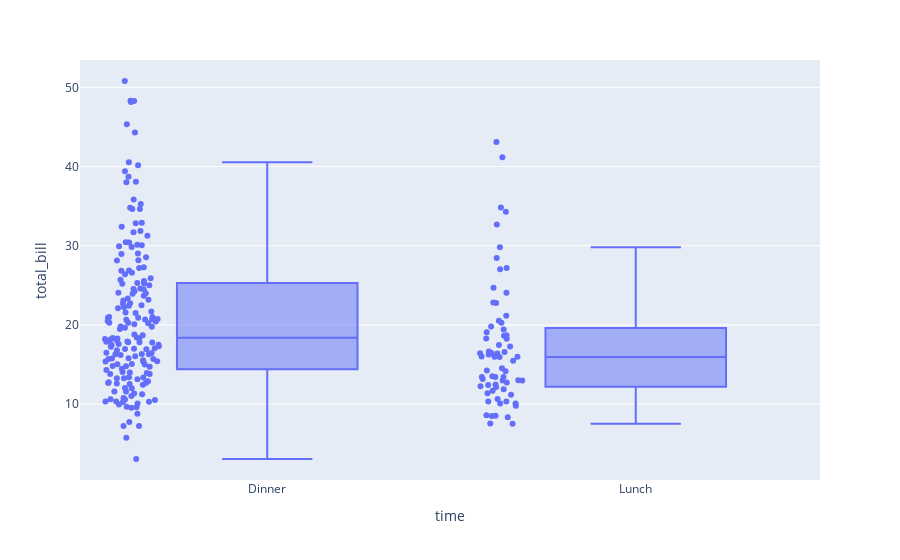

The notebook cell saved with this chart:
### Markdown cell above
#### Income - Boxplot

### Code cell
# import plotly.express as px
# fig = px.box(data, y="Income", points='all')
# fig.show()
import plotly.express as px
df = px.data.tips()
fig = px.box(df, x="time", y="total_bill", points="all")
fig.show()

### Figure 1 — Plotly figure (JSON) as saved in the notebook; plotly's stock layout.template omitted (floating-point values rounded to 4 significant figures; data arrays with more than 128 entries replaced by an {"elided": "..."} marker saying what was removed)
{"data": [{"alignmentgroup": "True", "boxpoints": "all", "hovertemplate": "time=%{x}<br>total_bill=%{y}<extra></extra>", "legendgroup": "", "marker": {"color": "#636efa"}, "name": "", "notched": false, "offsetgroup": "", "orientation": "v", "showlegend": false, "type": "box", "x": {"elided": "244 str values"}, "x0": " ", "xaxis": "x", "y": {"elided": "244 float values"}, "y0": " ", "yaxis": "y"}], "layout": {"boxmode": "group", "legend": {"tracegroupgap": 0}, "margin": {"t": 60}, "xaxis": {"anchor": "y", "domain": [0, 1], "title": {"text": "time"}}, "yaxis": {"anchor": "x", "domain": [0, 1], "title": {"text": "total_bill"}}}}
